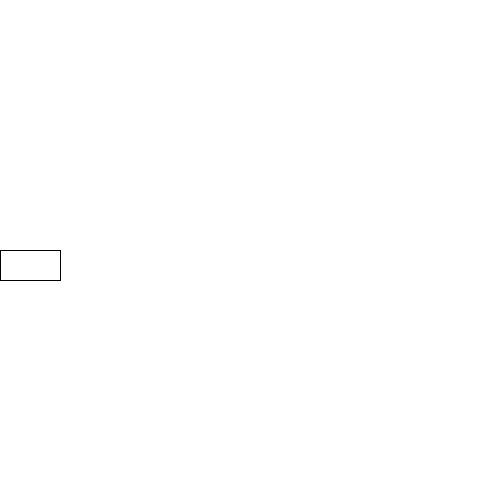
Frame 1 (no input)
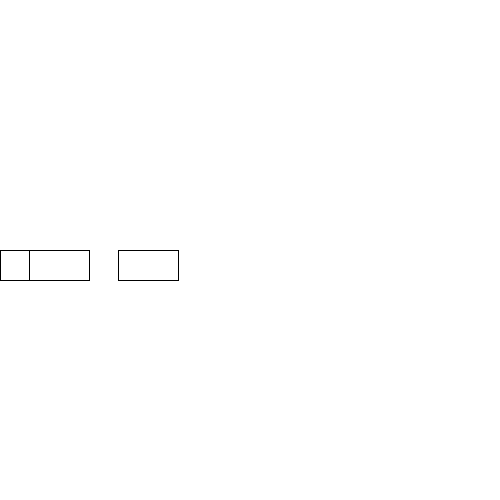
Frame 60 (the mouse pressed at the canvas centre just before this capture)
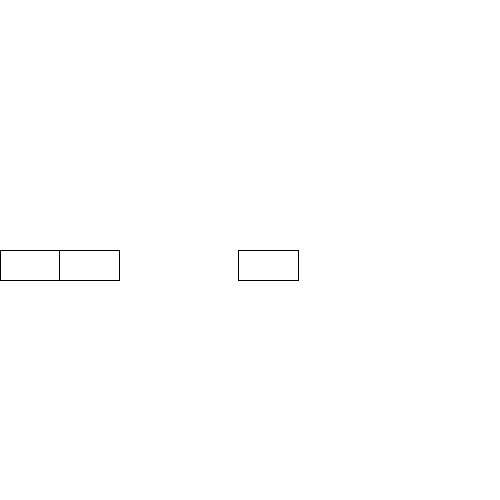
Frame 120 (the mouse held since frame 60 and released just before this capture)

The Processing sketch that drew these frames (run headless with seeded random() and noise(); from frame 60 on, the mouse is pressed at the canvas centre):

// Processing sketch: processing_heranca_exercicio3
// ── processing_heranca_exercicio3.pde
Veiculo carro = new Carro();
Veiculo aviao = new Aviao();
Veiculo navio = new Navio();

void setup() {
  size(500, 500);
}

void draw() {
  background(255);
  carro.desenhar();
  carro.mover();
  aviao.desenhar();
  aviao.mover();
  navio.desenhar();
  navio.mover();
}

// ── Aviao.pde
public class Aviao extends Veiculo {
  
  private float velocidade;
  
  public Aviao() {
    velocidade = 10;
  }
  
  public void setVelocidade(float vel) {
    this.velocidade = vel;
  }
  
}

// ── Carro.pde
public class Carro extends Veiculo {
  
  private float velocidade;
  
  public Carro() {
    velocidade = 2;
  }
  
  public void setVelocidade(float vel) {
    this.velocidade = vel;
  }
  
  public float getVelocidade() {
    return this.velocidade;
  }
}

// ── Navio.pde
public class Navio extends Veiculo {
  
  private float velocidade;
  
  public Navio() {
    velocidade = 0.5;
  }
  
  public void setVelocidade(float vel) {
    this.velocidade = vel;
  }
  
  public float getVelocidade() {
    return this.velocidade;
  }
}

// ── Veiculo.pde
public class Veiculo {
  
  private float velocidade;
  private float x;
  private float y;
  
  public Veiculo() {
    this.velocidade = 0;
    this.x = 0;
    this.y = 250;
  }
  
  public void desenhar() {
    rect(this.x, this.y, 60, 30);
  }
  
  public void mover() {
    this.x += this.getVelocidade();
  }
  
  public void setVelocidade(float vel) {
    this.velocidade = vel;
  }
  
  public float getVelocidade() {
    return this.velocidade;
  }
}
